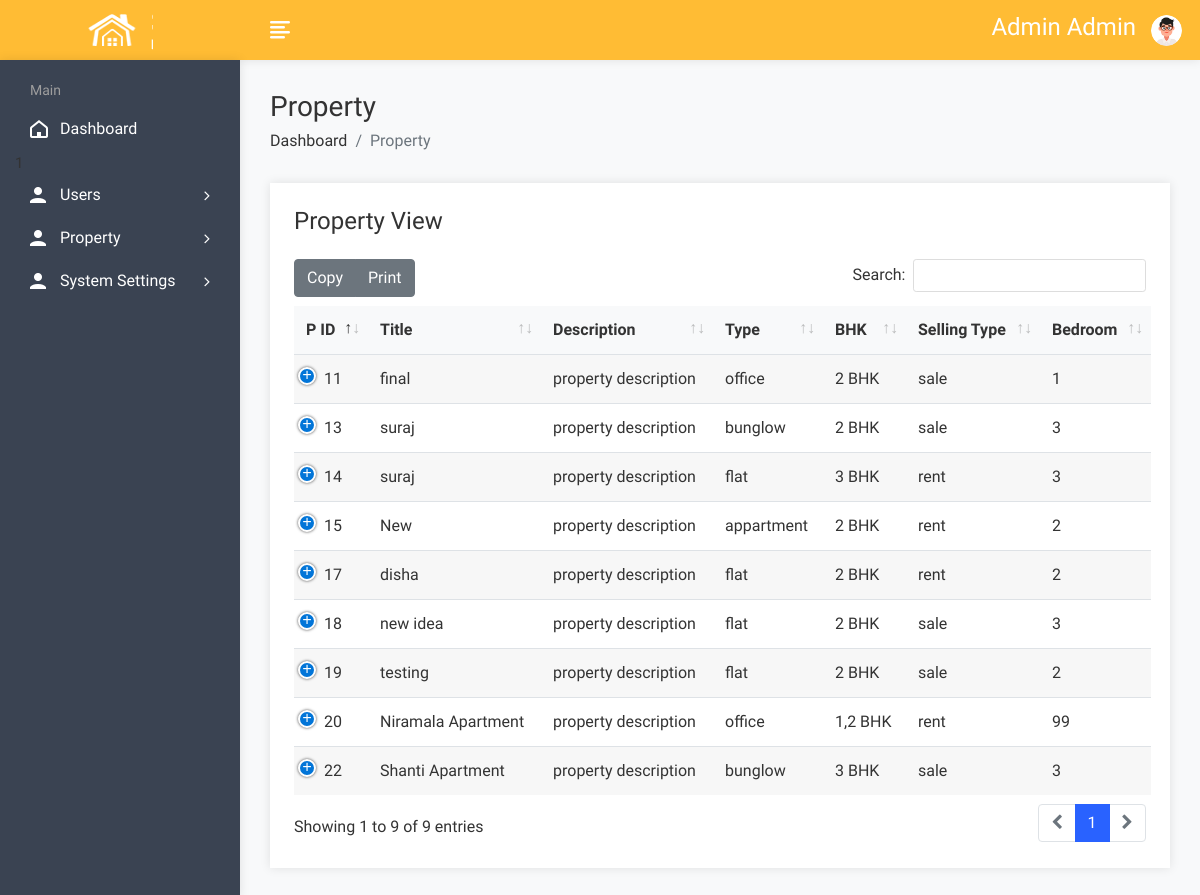
The app's page /admin/propertyview.php (signed in) with its own data.
### tables this page shows
CREATE TABLE `property` (
  `pid` int(50) NOT NULL,
  `title` varchar(200) NOT NULL,
  `pcontent` longtext NOT NULL,
  `type` varchar(100) NOT NULL,
  `bhk` varchar(50) NOT NULL,
  `stype` varchar(100) NOT NULL,
  `bedroom` int(50) NOT NULL,
  `bathroom` int(50) NOT NULL,
  `balcony` int(50) NOT NULL,
  `kitchen` int(50) NOT NULL,
  `hall` int(50) NOT NULL,
  `floor` varchar(50) NOT NULL,
  `size` int(50) NOT NULL,
  `price` int(50) NOT NULL,
  `location` varchar(200) NOT NULL,
  `city` varchar(100) NOT NULL,
  `state` varchar(100) NOT NULL,
  `feature` longtext NOT NULL,
  `pimage` varchar(300) NOT NULL,
  `pimage1` varchar(300) NOT NULL,
  `pimage2` varchar(300) NOT NULL,
  `pimage3` varchar(300) NOT NULL,
  `pimage4` varchar(300) NOT NULL,
  `uid` int(50) NOT NULL,
  `status` varchar(50) NOT NULL,
  `mapimage` varchar(300) NOT NULL,
  `topmapimage` varchar(300) NOT NULL,
  `groundmapimage` varchar(300) NOT NULL,
  `totalfloor` varchar(50) NOT NULL,
  `date` datetime NOT NULL DEFAULT current_timestamp()
);

### admin/propertyview.php (the view, shortened to what this page needs)
<!DOCTYPE html>
<html lang="en">
<head>
        <link rel="stylesheet" href="assets/css/bootstrap.min.css">
        <link rel="stylesheet" href="assets/css/font-awesome.min.css">
        <link rel="stylesheet" href="assets/css/feathericon.min.css">
		<link rel="stylesheet" href="assets/plugins/datatables/dataTables.bootstrap4.min.css">
		<link rel="stylesheet" href="assets/plugins/datatables/responsive.bootstrap4.min.css">
		<link rel="stylesheet" href="assets/plugins/datatables/select.bootstrap4.min.css">
		<link rel="stylesheet" href="assets/plugins/datatables/buttons.bootstrap4.min.css">
        <link rel="stylesheet" href="assets/css/style.css">
    </head>
    <body>
				<?php include("header.php"); ?>
            <div class="page-wrapper">
                <div class="content container-fluid">
					<div class="page-header">
						<div class="row">
							<div class="col">
								<h3 class="page-title">Property</h3>
								<ul class="breadcrumb">
									<li class="breadcrumb-item"><a href="dashboard.php">Dashboard</a></li>
									<li class="breadcrumb-item active">Property</li>
								</ul>
							</div>
						</div>
					</div>
					<div class="row">
                            <div class="col-12">
                                <div class="card">
                                    <div class="card-body">
                                        <h4 class="header-title mt-0 mb-4">Property View</h4>
                                        <table id="datatable-buttons" class="table table-striped dt-responsive nowrap">
                                            <thead>
                                                <tr>
                                                    <th>P ID</th>
                                                    <th>Title</th>
                                                    <th>Description</th>
                                                    <th>Type</th>
                                                    <th>BHK</th>
                                                    <th>Selling Type</th>
													<th>Bedroom</th>
                                                </tr>
                                            </thead>
                                            <tbody>
												<?php
													$query=mysqli_query($con,"select * from property");
													while($row=mysqli_fetch_row($query))
													{
												?>
                                                <tr>
                                                    <td><?php echo $row['0']; ?></td>
                                                    <td><?php echo $row['1']; ?></td>
                                                    <td><?php echo "property description"; ?></td>
                                                    <td><?php echo $row['3']; ?></td>
                                                    <td><?php echo $row['4']; ?></td>
                                                    <td><?php echo $row['5']; ?></td>
                                                    <td><?php echo $row['6']; ?></td>
                                                </tr>
                                               <?php
												}
												?>
                                            </tbody>
                                        </table>
                                    </div>
                                </div>
                            </div>
                        </div>
				</div>
			</div>
    </body>
</html>

### admin/header.php (shortened to what this page needs)
<div class="header">
              <div class="header-left">
                  <a href="dashboard.php" class="logo">
				<img src="../img/logo1.png" alt="Logo">
			</a>
              </div>
		<a href="javascript:void(0);" id="toggle_btn">
			<i class="fe fe-text-align-left"></i>
		</a>
		<ul class="nav user-menu">
			<h4 style="color:white;margin-top:13px;text-transform:capitalize;"><?php echo $_SESSION['auser'];?></h4>
			<li class="nav-item dropdown app-dropdown">
				<a href="#" class="dropdown-toggle nav-link" data-toggle="dropdown">
					<span class="user-img"><img class="rounded-circle" src="assets/img/profiles/avatar-01.png" width="31" alt="Ryan Taylor"></span>
				</a>
			</li>
		</ul>
          </div>
          <div class="sidebar" id="sidebar">
              <div class="sidebar-inner slimscroll">
			<div id="sidebar-menu" class="sidebar-menu">
				<ul>
					<li class="menu-title">
						<span>Main</span>
					</li>
					<li>
						<a href="dashboard.php"><i class="fe fe-home"></i> <span>Dashboard</span></a>
					</li>
						<?php
						if (isset($_SESSION['auth_role']) && $_SESSION['auth_role'] === 'admin') {
						?>
					<li class="submenu">
						<a href="#"><i class="fe fe-user"></i> <span> Users </span> <span class="menu-arrow"></span></a>
					</li>
					<?php }?>
					<li class="submenu">
						<a href="#"><i class="fe fe-user"></i> <span> Property</span> <span class="menu-arrow"></span></a>
					</li>
					<?php
					if (isset($_SESSION['auth_role']) && $_SESSION['auth_role'] === 'admin')
			{?>
					<li class="submenu">
						<a href="#"><i class="fe fe-user"></i> <span> System Settings </span> <span class="menu-arrow"></span></a>
					</li>
				<?php }?>
				</ul>
			</div>
              </div>
          </div>

### records on screen
property: pid "11", title "final", type "office", bhk "2 BHK", stype "sale", bedroom "1"
property: pid "13", title "suraj", type "bunglow", bhk "2 BHK", stype "sale", bedroom "3"
property: pid "14", title "suraj", type "flat", bhk "3 BHK", stype "rent", bedroom "3"
property: pid "15", title "New", type "appartment", bhk "2 BHK", stype "rent", bedroom "2"
property: pid "17", title "disha", type "flat", bhk "2 BHK", stype "rent", bedroom "2"
property: pid "18", title "new idea", type "flat", bhk "2 BHK", stype "sale", bedroom "3"
property: pid "19", title "testing", type "flat", bhk "2 BHK", stype "sale", bedroom "2"
property: pid "20", title "Niramala Apartment", type "office", bhk "1,2 BHK", stype "rent", bedroom "99"
property: pid "22", title "Shanti Apartment", type "bunglow", bhk "3 BHK", stype "sale", bedroom "3"

### other values on screen
$_SESSION['auser'] "Admin Admin"
